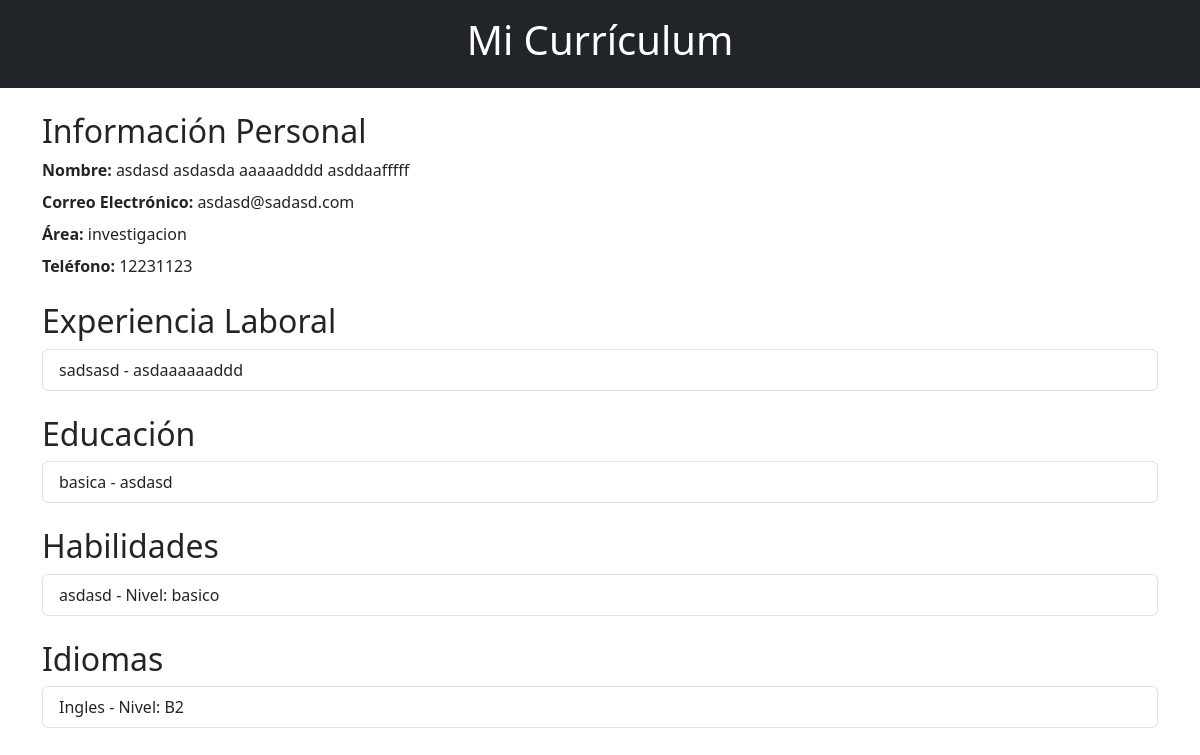
The page /App_curriculums/Home/cvdm on the database as committed earlier.
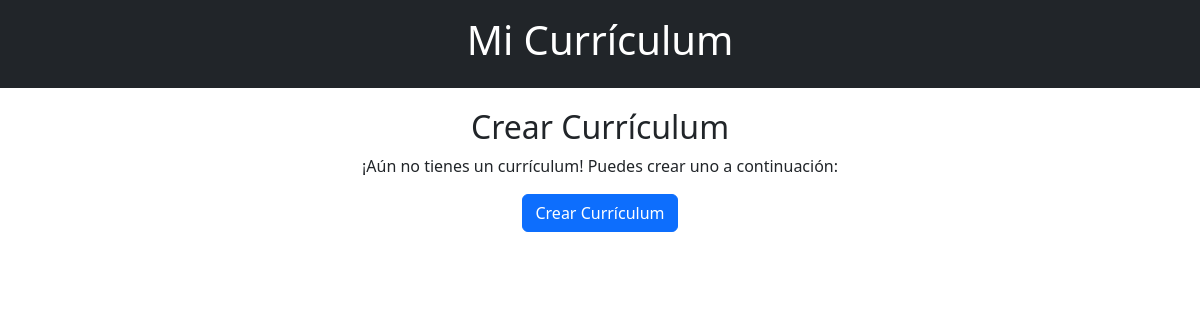
The same page on the database as committed later.
### App_curriculums/models.py (models this page shows)
class Curriculums(models.Model):
    id = models.AutoField(primary_key=True, null=False,unique=True)
    nombre_completo = models.CharField(max_length=162, null=True, blank= True)
    email = models.EmailField(max_length=254, null=False, blank=False, unique=True)
    nombre_usu = models.ForeignKey(Usuarios, on_delete=models.CASCADE, to_field='nombre_usu')
    telefono = models.IntegerField(null=True,blank=True,unique=True)
    area = models.CharField(max_length=254,blank=True,null=False,default='Area no especificada')
    puntaje = models.IntegerField(null=True, blank=True)

class Experiencias(models.Model):
    id = models.AutoField(primary_key= True, null=False, unique=True)
    nombre_usu = models.ForeignKey(Usuarios, on_delete=models.CASCADE, to_field='nombre_usu')
    empresa = models.CharField(max_length=254,null=False,blank=True)
    puesto = models.CharField(max_length=254,null=False,blank=True)
    desde = models.DateTimeField(null=False,blank=False)
    hasta = models.DateTimeField(null=False,blank=False)
    archivo_experiencia = models.CharField(max_length=2,null=False,blank=False)
    puntos = models.IntegerField(null=False,blank=False,default=10)

class Educaciones(models.Model):
    id = models.AutoField(primary_key=True, null=False, unique=True)
    nombre_usu = models.ForeignKey(Usuarios, on_delete=models.CASCADE, to_field='nombre_usu')
    nivel_educacion = models.CharField(max_length=54,blank=False,null=False)
    nombre_instituto = models.CharField(max_length=254,blank=True,null=False)
    curso = models.CharField(max_length=254,blank=True,null=False)
    curso_termino = models.CharField(max_length=254,blank=True,null=False)
    desde = models.DateTimeField(null=False,blank=False)
    hasta = models.DateTimeField(null=False,blank=False)
    archivo_educacion = models.CharField(max_length=2,null=True,blank=True)
    puntos = models.IntegerField(null=False,blank=False,default=10)

class Habilidades(models.Model):
    id = models.AutoField(primary_key=True, null=False, unique=True)
    nombre_usu = models.ForeignKey(Usuarios, on_delete=models.CASCADE, to_field='nombre_usu')
    habilidad = models.CharField(max_length=254,null=False,blank=True)
    nivel = models.CharField(max_length=14,null=False,blank=False,default='No seleccionado')
    archivo_habilidad = models.CharField(max_length=2,null=True,blank=True)
    puntos = models.IntegerField(null=False,blank=False,default=10)

class Idiomas(models.Model):
    id = models.AutoField(primary_key=True, null=False, unique=True)
    nombre_usu = models.ForeignKey(Usuarios, on_delete=models.CASCADE, to_field='nombre_usu')
    idioma = models.CharField(max_length=254,blank=True,null=False)
    nivel_idioma = models.CharField(max_length=54,blank=False,null=False,default='No seleccionado')
    archivo_idioma = models.CharField(max_length=2,null=True,blank=True)
    puntos = models.IntegerField(null=False,blank=False,default=10)

### App_curriculums/views.py (the view)
# urls.py: path('/Home/cvdm',views.Info_curriculum,name='Info_curriculum'),
def Info_curriculum(request):
    try:
        nombre_usu = 'xd1'
        usuario = Curriculums.objects.get(nombre_usu=nombre_usu)
        experiencias_laborales = Experiencias.objects.filter(nombre_usu=nombre_usu)
        educacion = Educaciones.objects.filter(nombre_usu=nombre_usu)
        habilidades = Habilidades.objects.filter(nombre_usu=nombre_usu)
        idiomas = Idiomas.objects.filter(nombre_usu=nombre_usu)
        curriculum = Curriculums.objects.get(nombre_usu=nombre_usu)
        curr_area = curriculum.area
        return render(request, 'html/info_cvp.html', {
            'usuario': usuario,
            'experiencias_laborales': experiencias_laborales,
            'educacion': educacion,
            'habilidades': habilidades,
            'idiomas': idiomas,
            'area': curr_area
        })
    except Curriculums.DoesNotExist:
        return render(request, 'html/info_cvp.html', {'crear_curriculum': True})

### App_curriculums/templates/html/info_cvp.html (shortened to what this page needs)
{% load static %}
<!DOCTYPE html>
<html lang="es">
<head>
    <link rel="stylesheet" type="text/css" href="{% static 'App_curriculums/css/info_cvp.css' %}">
    <link rel="stylesheet" href="https://cdn.jsdelivr.net/npm/bootstrap@5.3.0/dist/css/bootstrap.min.css">
</head>
<body>
    <header class="bg-dark text-white text-center py-3">
        <h1>Mi Currículum</h1>
    </header>
    {% if usuario %}
    <section id="resume" class="container my-4">
        <h2>Información Personal</h2>
        <p class="mb-2"><strong>Nombre:</strong> {{ usuario.nombre_completo }}</p>
        <p class="mb-2"><strong>Correo Electrónico:</strong> {{ usuario.email }}</p>
        <p class="mb-2"><strong>Área:</strong> {{ usuario.area }}</p>
        <p class="mb-4"><strong>Teléfono:</strong> {{ usuario.telefono }}</p>
        <h2>Experiencia Laboral</h2>
        <ul class="list-group mb-4">
            {% for experiencia in experiencias_laborales %}
                <li class="list-group-item">{{ experiencia.empresa }} - {{ experiencia.puesto }}</li>
            {% endfor %}
        </ul>
        <h2>Educación</h2>
        <ul class="list-group mb-4">
            {% for edu in educacion %}
                <li class="list-group-item">{{ edu.nivel_educacion }} - {{ edu.nombre_instituto }}</li>
            {% endfor %}
        </ul>
        <h2>Habilidades</h2>
        <ul class="list-group mb-4">
            {% for habilidad in habilidades %}
                <li class="list-group-item">{{ habilidad.habilidad }} - Nivel: {{ habilidad.nivel }}</li>
            {% endfor %}
        </ul>
        <h2>Idiomas</h2>
        <ul class="list-group mb-4">
            {% if idiomas %}
            {% for idioma in idiomas %}
                <li class="list-group-item">{{ idioma.idioma }} - Nivel: {{ idioma.nivel_idioma }}</li>
            {% endfor %}
            {% else %}
                <p>Sin datos disponibles</p>
            {% endif %}
        </ul>
    </section>
    {% endif %}
    {% if crear_curriculum %}
    <section id="create-resume" class="container text-center">
        <h2>Crear Currículum</h2>
        <p>¡Aún no tienes un currículum! Puedes crear uno a continuación:</p>
        <button class="btn btn-primary"><a href="{% url 'Registro_curriculum' %}" class="text-white">Crear Currículum</a></button>
    </section>
    {% endif %}
</body>
</html>

Rows that differ between the two databases and show on the page:
removed Curriculums: nombre_completo "asdasd asdasda aaaaadddd asddaafffff", email "asdasd@sadasd.com", area "investigacion", telefono "12231123"
removed Experiencias: empresa "sadsasd", puesto "asdaaaaaaddd"
removed Educaciones: nivel_educacion "basica", nombre_instituto "asdasd"
removed Habilidades: habilidad "asdasd", nivel "basico"
removed Idiomas: idioma "Ingles", nivel_idioma "B2"
Other text that changed with them:
text no longer shown: "Información Personal Nombre: Correo Electrónico: Área: Teléfono: Experiencia Laboral Educación Habilidades Idiomas"
text now shown: "Crear Currículum ¡Aún no tienes un currículum! Puedes crear uno a continuación: Crear Currículum"
